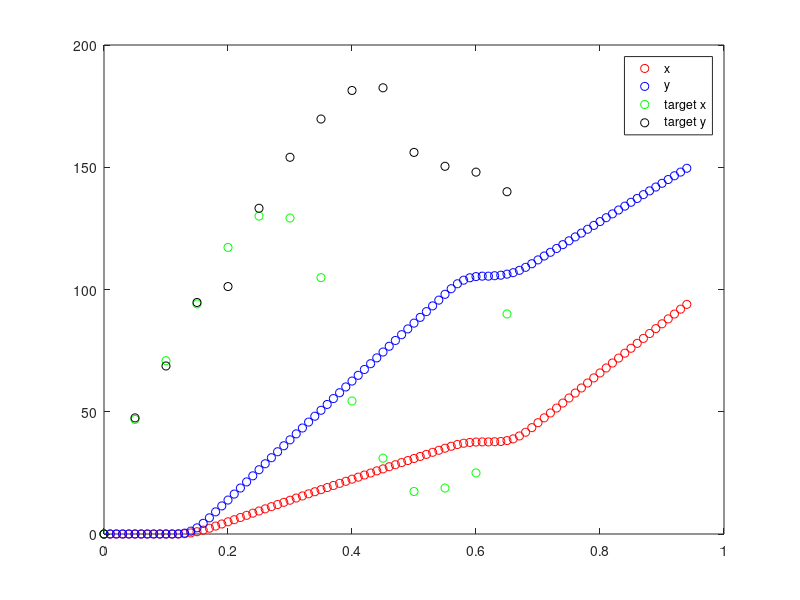

MATLAB code to generate this figure:
clc
clear all
close all
load robotpath.mat
load target_position.mat
t=0:0.01:40;
t_2=0:0.05:40;
figure(1)
plot(t(1:size(position,1)),position(:,1),'o','Color','r');
hold on
plot(t(1:size(position,1)),position(:,2),'o','Color','b');
hold on
plot(t_2(1:size(targetposition,1)),targetposition(:,1),'o','Color','g');
hold on
plot(t_2(1:size(targetposition,1)),targetposition(:,2),'o','Color','k');
legend('x','y','target x','target y');

